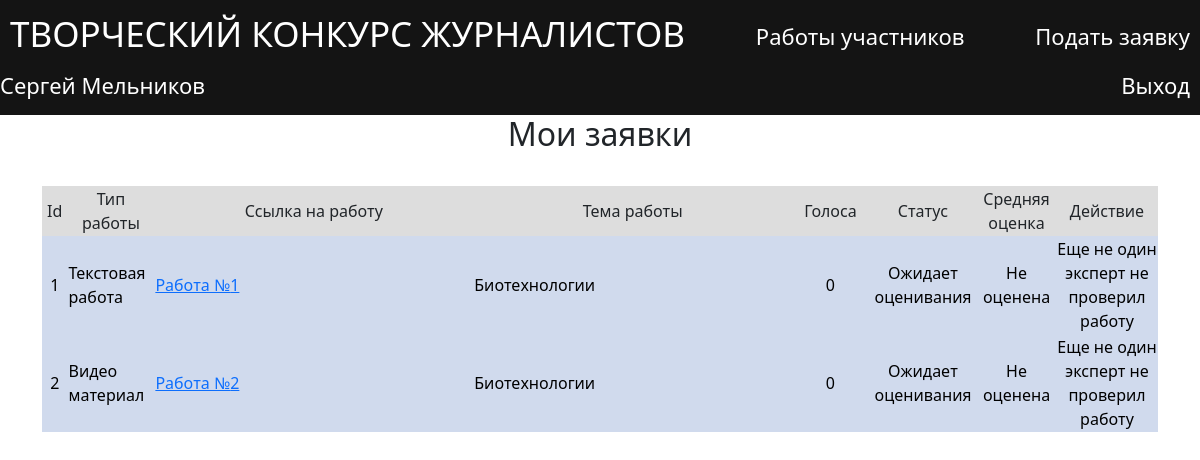
/cabinet (signed in), run on an earlier commit of the app's database.
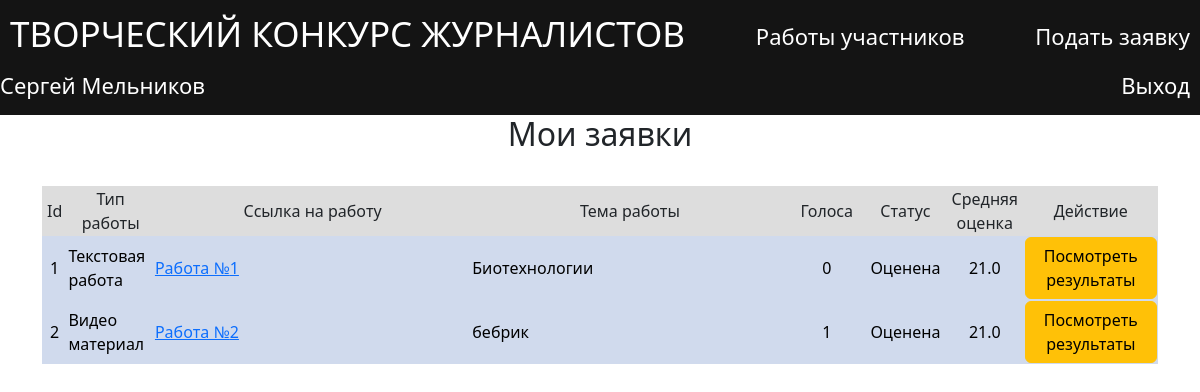
And on a later commit of the database.
### data/users.py (models this page shows, shortened)
class User(SqlAlchemyBase, UserMixin, SerializerMixin):
    __tablename__ = 'users'
    id = sqlalchemy.Column(sqlalchemy.Integer,
                           primary_key=True, autoincrement=True)
    surname = sqlalchemy.Column(sqlalchemy.String, nullable=True)
    name = sqlalchemy.Column(sqlalchemy.String, nullable=True)
    position = sqlalchemy.Column(sqlalchemy.String, nullable=True)
    email = sqlalchemy.Column(sqlalchemy.String,
                              index=True, unique=True, nullable=True)
    password = sqlalchemy.Column(sqlalchemy.String, nullable=True)
    proposals = sqlalchemy.Column(sqlalchemy.String, nullable=True)
    @property
    def proposals_list(self):
        return json.loads(self.proposals)['proposals']

### data/proposals.py (models this page shows, shortened)
class Proposal(SqlAlchemyBase, UserMixin, SerializerMixin):
    __tablename__ = 'proposal'
    id = sqlalchemy.Column(sqlalchemy.Integer,
                           primary_key=True, autoincrement=True)
    type = sqlalchemy.Column(sqlalchemy.String, nullable=True)
    file = sqlalchemy.Column(sqlalchemy.String, nullable=True)
    evaluation = sqlalchemy.Column(sqlalchemy.String, nullable=True)
    lowering_criteria = sqlalchemy.Column(sqlalchemy.String, nullable=True)
    status = sqlalchemy.Column(sqlalchemy.String, nullable=True)
    likes = sqlalchemy.Column(sqlalchemy.Integer, nullable=True)
    user_data = sqlalchemy.Column(sqlalchemy.String, nullable=True)
    experts_rates = sqlalchemy.Column(sqlalchemy.String, nullable=True)
    @property
    def theme(self):
        return self.user_data_dict.get("theme")
    @property
    def evaluation_dict(self):
        return json.loads(self.evaluation)
    @property
    def user_data_dict(self):
        return json.loads(self.user_data)
    @property
    def experts_list(self):
        return json.loads(self.experts_rates)["expert_ids"]
    @property
    def lowering_criteria_dict(self):
        return json.loads(self.lowering_criteria)
    @property
    def rated_at_least_one(self):
        return len(self.experts_list) >= 1
    @property
    def average_score(self):
        sum = 0
        for score in self.merge_ratings:
            sum += score[3]
        return round(sum / len(self.merge_ratings),2)
    @property
    def merge_ratings(self):
        ratings = self.evaluation_dict["ratings"]
        lowering_ratings = self.lowering_criteria_dict["ratings"]
        merged_ratings = []
        for index in range(len(ratings)):
            merged_ratings.append((ratings[index],lowering_ratings[index],ratings[index]["expert"],
                                   sum(list(ratings[index].values())[:-1]) \
                                   - sum(list(lowering_ratings[index].values())[:-1])))
        return merged_ratings

### main.py (the view)
@app.route('/cabinet', methods=['GET', 'POST'])
@login_required
def cabinet():
    db_sess = db_session.create_session()
    my_proposals_ids = current_user.proposals_list
    my_proposals = []
    for proposal_id in my_proposals_ids:
        my_proposals.append(db_sess.query(Proposal).filter(Proposal.id == proposal_id).first())
    return render_template('cabinet.html',
                           stage=competition_stage,
                           proposals=my_proposals,
                           is_empty=len(my_proposals)==0, title='Мои ' \
                                                                                                            'заявки')

### data/db_session.py (called while the page is built)
def create_session() -> Session:
    global __factory
    return __factory()

### main.py (called while the page is built)
@login_manager.user_loader
def load_user(user_id):  # find user in database
    db_sess = db_session.create_session()
    return db_sess.query(User).get(user_id)

### templates/cabinet.html (shortened to what this page needs)
{% extends "base.html" %}
{% block content %}
{% set TYPES  = {"text": "Текстовая работа", "video": "Видео материал"} %}
<h2 align="center">Мои заявки</h2>
{% if not is_empty%}
<div class="table_container">
    <table class="my_table">
        <tr class="my_row">
            <td class="title" width="2%" bgcolor="#dddddd" align="center">Id</td>
            <td class="title" width="5%" bgcolor="#dddddd" align="center">Тип работы</td>
            <td class="title" width="25%" bgcolor="#dddddd" align="center">Ссылка на работу</td>
            <td class="title" width="25%" bgcolor="#dddddd" align="center">Тема работы</td>
            <td class="title" width="6%" bgcolor="#dddddd" align="center">Голоса</td>
            <td class="title" width="6%" bgcolor="#dddddd" align="center">Статус</td>
            <td class="title" width="6%" bgcolor="#dddddd" align="center">Средняя оценка</td>
            <td class="title" width="8%" bgcolor="#dddddd" align="center">Действие</td>
        </tr>
        {% for proposal in proposals %}
                {%  set color = "#d0daed" %}
                {% set text_color = "#000" %}
        <tr class="my_row">
            <td class="ordinary" bgcolor ={{color}} align="center" style="color:{{text_color}}">{{ proposal.id }}</td>
            <td class="ordinary" bgcolor ={{color}} style="color:{{text_color}}">{{ TYPES[proposal.type] }}</td>
            <td class="ordinary" bgcolor ={{color}} style="color:{{text_color}}"><a href="{{proposal.file}}"> Работа №{{proposal.id}}</a></td>
            <td class="ordinary" bgcolor ={{color}} style="color:{{text_color}}">{{ proposal.theme }}</td>
            <td class="ordinary" bgcolor ={{color}} align="center" style="color:{{text_color}}">{{ proposal.likes }}</td>
            <td class="ordinary" bgcolor ={{color}} align="center" style="color:{{text_color}}">{{ STATUSES[proposal.status] }}</td>
            <td class="ordinary" bgcolor ={{color}} align="center" style="color:{{text_color}}">
                {% if proposal.rated_at_least_one%}
                <div>    {{proposal.average_score}}</div>
                {% else%}
                <div> Не оценена</div>
                {% endif %}
            </td>
            <td class="ordinary" bgcolor ={{color}} align="center" style="color:{{text_color}}">
                {% if proposal.rated_at_least_one%}
                <div>       <a href="/proposals/view/{{ proposal.id }}" class="btn btn-warning">Посмотреть результаты</a>
                </div>
                {% else %}
                <div>   Еще не один эксперт не проверил работу
                </div>
                {% endif %}
            </td>
        </tr>
        {% endfor %}
    </table>
</div>
{% else %}
    <h2> У вас нет заявок </h2>
    {% if stage.can_make_proposes%}
        <a href="/add_proposal">Добавить заявку</a>
    {% endif%}
{% endif%}
{% endblock %}

### templates/base.html (shortened to what this page needs)
<!DOCTYPE html>
<html lang="en">
<head>
    <link rel="stylesheet" type="text/css" href="/static/css/style.css" />
    <link href="https://cdn.jsdelivr.net/npm/bootstrap@5.2.3/dist/css/bootstrap.min.css" rel="stylesheet">
</head>
  <body>
    <header>
        <nav class="navbar">
          <h1 style="color:#ffffff"><a class="navbar-link_MAIN" href="/">ТВОРЧЕСКИЙ КОНКУРС ЖУРНАЛИСТОВ</a> </h1>
          <a class="navbar-link" href="/proposals">Работы участников</a>
          <a class="navbar-link" href="/add_proposal">Подать заявку</a>
            {% if current_user.is_authenticated %}
            <a href="/cabinet" style="color:#ffffff" class="Current_name" >{{current_user.name}} {{current_user.surname}}</a>
            <a class="navbar-link" href="/logout">Выход</a>
            {% else %}
            <a class="navbar-link" href="/login">Войти</a>
            {% endif %}
        </nav>
    </header>
    <main role="main" class="container">
        {% set STATUSES  = {"not_moderated": "Не проверена модерацией","waiting_verification": "Ожидает оценивания", "verified": "Оценена", "aborted":  "Не прошла модерацию"} %}
        {% block content %}
        {% endblock %}
    </main>
  </body>
</html>

### static/css/style.css (style rules this page uses)
html { font-size: 16px; }
.navbar-link { font-size: 22px; color: #ffffff; text-decoration : none; padding: 5px 10px 5px 10px ; }
.title { font-size: 16px; text-align: center; }
.navbar { padding : 15px; background-color : #141414 }
.table_container { padding-top: 25px; }
.Current_name { font-size: 22px; color: #ffffff; text-decoration : none; }
.btn { background: #000000; color: #ffffff; border-radius: 10px; }
.navbar-link_MAIN { font-size: 35px; color: #ffffff; text-decoration : none; padding: 5px 10px 5px 10px ; }

What changed in the data, as far as the page shows it:
changed Proposal "Текстовая работа": status "Ожидает оценивания" → "Оценена"; average_score (not shown) → "21.0"; experts_rates "Не оценена Еще не один эксперт не проверил работу" → "Посмотреть результаты"
changed Proposal "Видео материал": theme "Биотехнологии" → "бебрик"; likes "0" → "1"; status "Ожидает оценивания" → "Оценена"; average_score (not shown) → "21.0"; experts_rates "Не оценена Еще не один эксперт не проверил работу" → "Посмотреть результаты"
